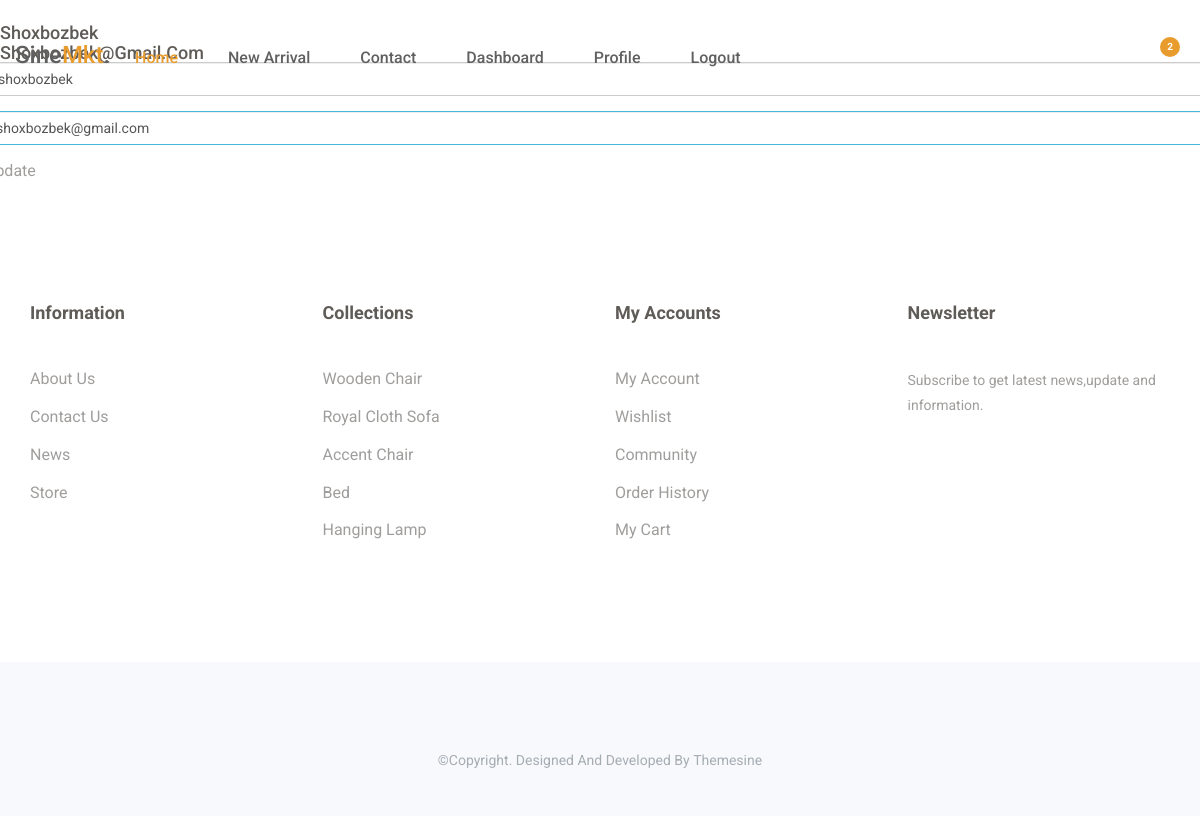
Page /profile (signed in) on the committed database.
### furn/models.py (models this page shows)
class MyUser(AbstractUser):
    username = None
    email = models.EmailField(unique=True)
    USERNAME_FIELD = 'email'
    REQUIRED_FIELDS = ['first_name', 'last_name']
    is_organiser = models.BooleanField(default=False)
    is_agent = models.BooleanField(default=False)

### furn/views.py (the view)
# urls.py: path('profile', profile, name='profile'),
def profile(request):
    if request.method == 'POST':
        user_form = UptadeUserForm(request.POST, instance=request.user)
        profile_form = UptadeProfileForm(request.POST, request.FILES, instance=request.user.profile)
        if user_form.is_valid() and profile_form.is_valid():
            user_form.save()
            profile_form.save()
            return redirect('furn:profile')
    else:
        user_form = UptadeUserForm(instance=request.user)
        profile_form = UptadeProfileForm(instance=request.user.profile)
    context = {
        "user_form": user_form,
        "profile_form": profile_form
    }
    return render(request, 'pages/profile.html', context)

### furn/form.py
class UptadeUserForm(forms.ModelForm):
    class Meta:
        model = User
        fields = ['first_name', 'email']

class UptadeProfileForm(forms.ModelForm):
    class Meta:
        model = Profile
        fields = ['phone_number', 'image']

### templates/pages/profile.html (shortened to what this page needs)
{% extends 'layouts/base.html' %}
{% block content %}
{% load widget_tweaks %}
<link rel="stylesheet"
    href="https://cdnjs.cloudflare.com/ajax/libs/MaterialDesign-Webfont/3.6.95/css/materialdesignicons.css">
<div>
    <h3>{{ user.first_name }}</h3>
    <h3>{{ user.email }}</h3>
    <form method="POST" enctype="multipart/form-data">
        <div class="row">
            <div class="col_md-6 form-group mt-5">
                {% render_field user_form.first_name type='text' class='form-control' %}
            </div>
            <div class="col_md-6 form-group mt-5">
                {% render_field user_form.email type='email' class='form-control' %}
            </div>
        <button type="submit">Update</button>
    </form>
</div>
{% endblock %}

### static/css/bootsnav.css (style rules this page uses)
body { -webkit-transition: all 0.3s ease-in-out; -moz-transition: all 0.3s ease-in-out; -o-transition: all 0.3s ease-in-out; -ms-transition: all 0.3s ease-in-out; transition: all 0.3s ease-in-out; }

### static/css/style.css (style rules this page uses)
* { padding: 0; margin: 0; }
* { -webkit-box-sizing:border-box; -moz-box-sizing:border-box; -o-box-sizing:border-box; -ms-box-sizing:border-box; box-sizing:border-box; }
body { font-family: 'Roboto', sans-serif; font-size:16px; color:#a09e9c; background: #fff; text-transform: capitalize; max-width:1920px; margin:0 auto; overflow-x:hidden; }
#id_email { border-radius: 5px; border: 1px solid #46b8da; padding: 5px 10px; padding-right: 20px; }
h1,h2,h3,h4,h5,h6 { margin: 0; color:#5f5b57; font-size: 18px; font-weight: 500; }
select,input,textarea,button { box-shadow:none;outline:0!important; }
button { background: transparent;border: 0; }
html,body { height: 100%; }

### rows in the picture
MyUser: first_name "Shoxbozbek", email "Shoxbozbek@gmail.com", first_name "shoxbozbek", email "shoxbozbek@gmail.com"
